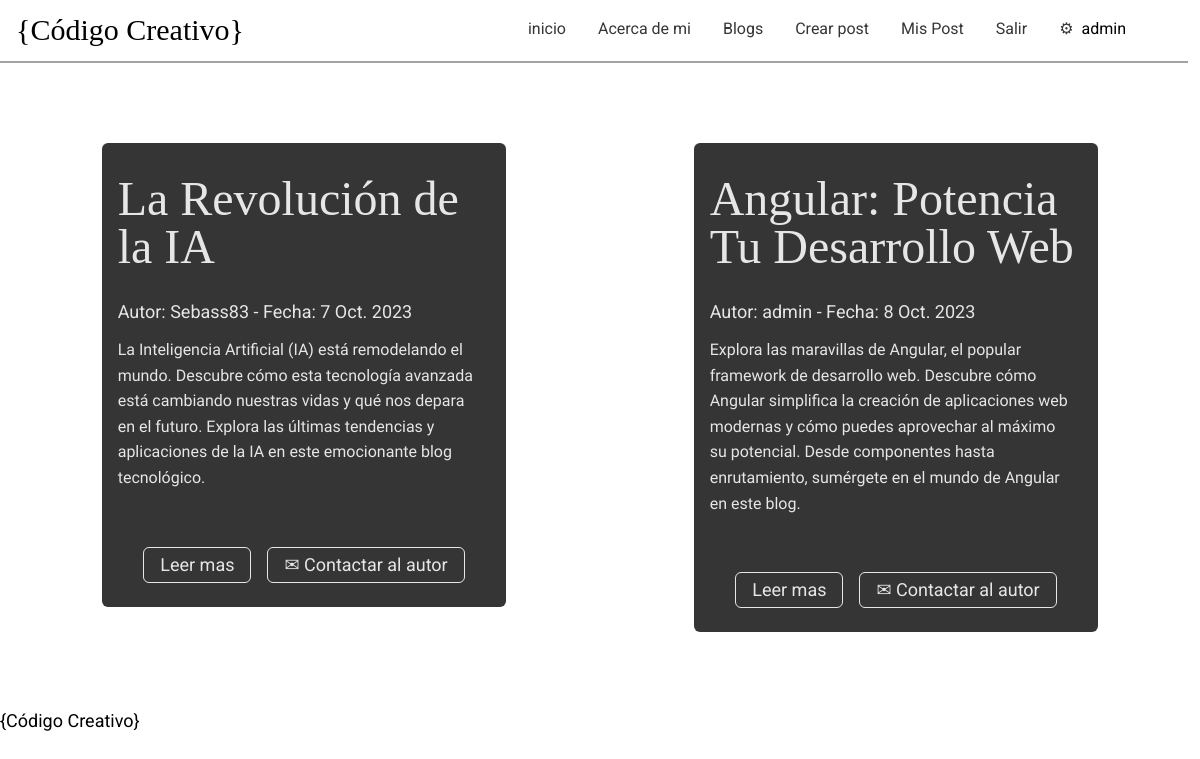
The page /blogs/ (signed in) on the database its author committed.
### CodigoCreativoApp/models.py (models this page shows, shortened)
class Blog(models.Model):
    title = models.CharField(max_length=200)
    subtitle = models.CharField(max_length=100, blank=True)
    description = models.CharField(max_length=400)
    entryDate = models.DateField(auto_now_add=True)
    author = models.ForeignKey(User,on_delete=models.CASCADE,default=None)
    imagen = models.ImageField(upload_to='post_image',default=None)
    body =  RichTextField(default=None)

### CodigoCreativoApp/views.py (the view)
# urls.py: path("blogs/", allPosts, name="allPosts"),
def allPosts(request):
    data = Blog.objects.all()
    return render(request, "posts.html", {"data": data})

### templates/posts.html (shortened to what this page needs)
{% extends "base.html" %} {% load static %} {% block main %}
<section class="notas-secundarias">
  {% for post in data %}
  <div class="card">
    <h2>{{post.title}}</h2>
    <span>Autor: {{post.author}} - Fecha: {{post.entryDate}}</span>
    <p>{{post.description}}</p>
    <footer>
      <a href="{% url 'getPost' id=post.id %}" class="btn">Leer mas</a>
      {% if user.is_authenticated %}
      <a href="#" class="btn">✉ Contactar al autor</a>
      {% endif %}
    </footer>
  </div>
  {% endfor %}
</section>
{% endblock %}

### templates/base.html (shortened to what this page needs)
<!DOCTYPE html>
<html lang="es">
  <head>
    {% load static %}
    <link rel="stylesheet" href="{% static './style.css' %}" />
  </head>
  <body>
    <nav>
      <div><h1>{Código Creativo}</h1></div>
      <div>
        <ul>
          <li><a href="{% url 'inicio' %}">inicio</a></li>
          <li><a href="">Acerca de mi</a></li>
          <li><a href="{% url 'allPosts' %}">Blogs</a></li>
          {% if user.is_authenticated %}
          <li><a href="{% url 'crearBlog' %}">Crear post</a></li>
          <li><a href="{% url 'misPosts' %}">Mis Post</a></li>
          <li><a href="{% url 'Logout' %}">Salir</a></li>
          <li class="menu-usuario">
            <a href="{% url 'EditarPerfil' %}">⚙</a>
            <div>{{user.username}}</div>
          </li>
          {% else %}
          <li><a href="{% url 'Registrame' %}">Registrarme</a></li>
          <li><a href="{% url 'Login' %}">Iniciar Sesión</a></li>
          {% endif %}
        </ul>
      </div>
    </nav>
    <main>
        {% block main %} {% endblock %}
    </main>
    <footer>
      <div>{Código Creativo}</div>
    </footer>
  </body>
</html>

### CodigoCreativoApp/static/style.css (style rules this page uses)
:root { --neutral-dark: #000; --neutral-light: #fff; --text-dark: #353535; --text-mid: #858585; --text-light: #e6e6e6; --br: 6px; --transition: color 0.6s ease-in-out; --red-dark: hsl(0, 32%, 46%); --red-light: hsl(0, 100%, 91%); --green-dark: hsl(143, 32%, 46%); --green-light: hsl(143, 100%, 91%); --blue-dark: hsl(197, 32%, 46%); --blue-light: hsl(197, 100%, 91%); --links-color: #ad7b10; --links-color-hover: #e7a515; }
html, body, div, span, applet, object, iframe, h1, h2, h3, h4, h5, h6, p, blockquote, pre, a, abbr, acronym, address, big, cite, code, del, dfn, em, img, ins, kbd, q, s, samp, small, strike, strong, sub, sup, tt, var, b, u, i, center, dl, dt, dd, ol, ul, li, fieldset, form, label, legend, table, caption, tbody, tfoot, thead, tr, th, td, article, aside, canvas, details, embed, figure, figcaption, footer, header, hgroup, menu, nav, output, ruby, section, summary, time, mark, audio, video { margin: 0; padding: 0; border: 0; font-size: 100%; font: inherit; vertical-align: baseline; box-sizing: border-box; }
article, aside, details, figcaption, figure, footer, header, hgroup, menu, nav, section { box-sizing: border-box; }
body { font-family: "Roboto", sans-serif; font-size: 1.125rem; font-weight: 400; line-height: 1; }
ol, ul { list-style: none; }
h1, h2 { font-family: "Montagu Slab", serif; }
h1 { font-size: 2rem; line-height: 0.9; }
h2 { font-size: 3rem; }
p { font-size: 1rem; width: 40ch; font-family: "Ubuntu", sans-serif; font-weight: lighter; line-height: 1.6; }
nav { align-content: center; width: 99vw; display: grid; grid-template-columns: 1fr 1fr; align-self: center; padding: 1rem 1rem 0 1rem; border-bottom: 2px solid #a3a3a3; }
nav h1 { font-size: 30px; }
.menu-usuario { display: flex; align-items: center; }
nav ul { display: flex; justify-content: flex-end; gap: 1rem; font-size: 1rem; }
nav li { display: flex; padding: 0.3rem 0.5rem; text-wrap: nowrap; align-items: center; gap: 0.5rem; }
nav a { text-decoration: none; color: var(--text-dark); }
.btn { text-decoration: none; color: var(--text-light); width: fit-content; padding: 0.5rem 1rem; border-radius: var(--br); border: 1px solid var(--text-light); }
.notas-secundarias { justify-content: space-around; margin: 5rem 1rem; display: flex; gap: 1rem; flex-wrap: wrap; }
.card footer { margin: 0 auto 1rem auto; align-items: center; display: flex; gap: 1rem; width: fit-content; padding: 0.5rem 1rem; }
.card footer a { padding: 0.5rem 1rem !important; }
.card { border-radius: var(--br); display: flex; overflow: hidden; flex-direction: column; width: 40ch; gap: 1rem; background-color: var(--text-dark); color: var(--text-light); height: fit-content; }
.card h2, .card :nth-child(2) { padding: 1rem; }
.card :nth-child(3) { padding: 0 1rem; }
.card :nth-child(4) { margin: 0rem 1rem 2rem 1rem; }
footer { width: 99vw; }

### rows shown on the page
Blog: title "La Revolución de la IA", author "Sebass83", entryDate "7 Oct. 2023", description "La Inteligencia Artificial (IA) está remodelando el mundo. Descubre cómo esta tecnología avanzada está cambiando nuestras vidas y qué nos depara en el futuro. Explora las últimas tendencias y aplicaciones de la IA en este emocionante blog tecnológico."
Blog: title "Angular: Potencia Tu Desarrollo Web", author "admin", entryDate "8 Oct. 2023", description "Explora las maravillas de Angular, el popular framework de desarrollo web. Descubre cómo Angular simplifica la creación de aplicaciones web modernas y cómo puedes aprovechar al máximo su potencial. Desde componentes hasta enrutamiento, sumérgete en el mundo de Angular en este blog."

### other values the page prints
{{ user.username }} "admin"
